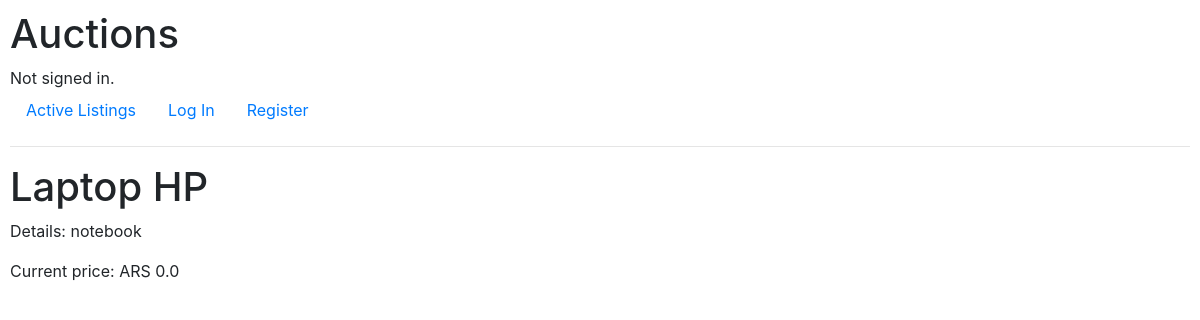
The page /1 on the database its author committed.
### auctions/models.py (models this page shows, shortened)
class Listing(models.Model):
    title = models.CharField(max_length=64)
    description = models.TextField(max_length=300)
    starting_price = models.FloatField()
    currency = models.CharField(max_length=4)
    image_url = models.URLField(null=True, blank=True)
    category = models.CharField(max_length=64, null=True, blank=True)
    is_active = models.BooleanField(default=True)
    user = models.ForeignKey(User, on_delete=models.CASCADE, related_name="listings")
    current_price = models.FloatField()

### auctions/views.py (the view)
# urls.py: path("<int:listing_id>", views.listing, name="listing"),
def listing(request, listing_id):
    listing_page = Listing.objects.get(id=listing_id)
    return render(request, "auctions/listing.html", {
        "listing": listing_page
    })

### auctions/templates/auctions/listing.html (shortened to what this page needs)
{% extends "auctions/layout.html" %}
{% block body %}
    <h1>{{ listing.title }}</h1>
        <p>Details: {{ listing.description }}</p>
        <p>Current price: {{ listing.currency }} {{ listing.current_price}}</p>
{% endblock %}

### auctions/static/auctions/styles.css (style rules this page uses)
body { padding: 10px; }

### rows shown on the page
Listing: title "Laptop HP", description "notebook", currency "ARS", current_price "0.0"
